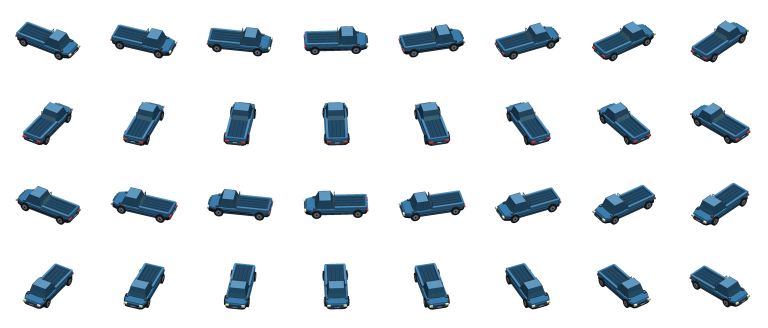
#> input picture published-game-capture/assets/civilian-fleet/pickup_truck_marina_blue_32dir.png, 1536 x 656 px, given in place of walk-officer.webp, which was not available (shown at 1/2 size)
$ python clean_v123_npc_atlases.py ../published-game-capture/assets/civilian-fleet ../published-game-capture/assets/civilian-fleet/compact_sedan_sage_green_32dir.png
#> lines starting #> are read from the running program, lines starting #| are printed output that depends on the picture
#!/usr/bin/env python3
"""V123 repair detached animation-sheet bleed in marina NPCs. Originals unchanged.

Every 4x4 atlas frame is independently alpha segmented. Keep the character
silhouette and connected accessories; discard detached black/colored horizontal
bars and other off-character islands from the source artwork. Offline only.
"""
from pathlib import Path
from PIL import Image
from collections import deque
import sys
if len(sys.argv)!=3:raise SystemExit('Usage: clean_v123_npc_atlases.py SOURCE_DIR OUTPUT_DIR')
src=Path(sys.argv[1]);out=Path(sys.argv[2]);out.mkdir(parents=True,exist_ok=True)
for name in ('officer','fisher','visitor'):
    original=Image.open(src/f'walk-{name}.webp').convert('RGBA')
#> original is the input picture: PIL image 1536x656 RGBA; mean R, G, B, A 7.6, 13.4, 17.6, 40.2
    width,height=original.size
#> width = 1536; height = 656
    assert width%4==0 and height%4==0,(name,original.size)
    fw,fh=width//4,height//4
#> fw = 384; fh = 164
    cleaned=Image.new('RGBA',(width,height),(0,0,0,0))
#> cleaned: PIL image 1536x656 RGBA; every value is 0
    removed_count=0;total_alpha=0;frame_stats=[]
    for row in range(4):
      for col in range(4):
        frame=original.crop((col*fw,row*fh,(col+1)*fw,(row+1)*fh))
        pix=frame.load()
        mask=bytearray(1 if pix[x,y][3]>=26 else 0 for y in range(fh) for x in range(fw))
        seen=bytearray(fw*fh);components=[]
        for y in range(fh):
          for x in range(fw):
            p=y*fw+x
            if not mask[p] or seen[p]:continue
            queue=deque([p]);seen[p]=1;component=[]
            while queue:
              cur=queue.popleft();component.append(cur)
              cx=cur%fw;cy=cur//fw
              for yy in range(max(0,cy-1),min(fh,cy+2)):
                for xx in range(max(0,cx-1),min(fw,cx+2)):
                  q=yy*fw+xx
                  if mask[q] and not seen[q]:seen[q]=1;queue.append(q)
            components.append(component)
        if not components:continue
        # Prefer dense central torso; floating bars above a head have near-zero
        # overlap with the character core even when their horizontal span is big.
        def rank(c):
          core=sum(1 for p in c if .28*fw<=p%fw<=.72*fw and .35*fh<=p//fw<=.86*fh)
          return core*5+len(c)
        main=max(components,key=rank)
        mainxy=[(p%fw,p//fw) for p in main]
        mnx=min(p[0] for p in mainxy);mxx=max(p[0] for p in mainxy)
        mny=min(p[1] for p in mainxy);mxy=max(p[1] for p in mainxy)
        keep=set(main)
        for comp in components:
          if comp is main:continue
          xx=[p%fw for p in comp];yy=[p//fw for p in comp]
          w=max(xx)-min(xx)+1;h=max(yy)-min(yy)+1
          cx=sum(xx)/len(xx);cy=sum(yy)/len(yy)
          near=(mnx-6<=cx<=mxx+6 and mny-5<=cy<=mxy+5)
          line=(w>=max(10,3*h) and h<=5)
          # Retain only substantial nearby components plausibly belonging to
          # the sprite; do not retain stray thin scanline/atlas artifacts.
          if near and len(comp)>=15 and not line:keep.update(comp)
        new=Image.new('RGBA',(fw,fh),(0,0,0,0));target=new.load()
        for p in keep:
          x=p%fw;y=p//fw
          target[x,y]=pix[x,y]
        # The rim of an antialiased sprite may use alpha under 26: preserve
        # nearest neighbors of kept artwork, but never independent scanlines.
        for p in tuple(keep):
          x=p%fw;y=p//fw
          for yy in range(max(0,y-1),min(fh,y+2)):
            for xx in range(max(0,x-1),min(fw,x+2)):
              if pix[xx,yy][3]<26 and pix[xx,yy][3]>0:
                target[xx,yy]=pix[xx,yy]
        cleaned.paste(new,(col*fw,row*fh))
        total_alpha+=sum(1 for z in mask if z)
        removed_count+=sum(1 for z in mask if z)-len(keep)
        frame_stats.append((row,col,len(components),sum(1 for z in mask if z)-len(keep)))
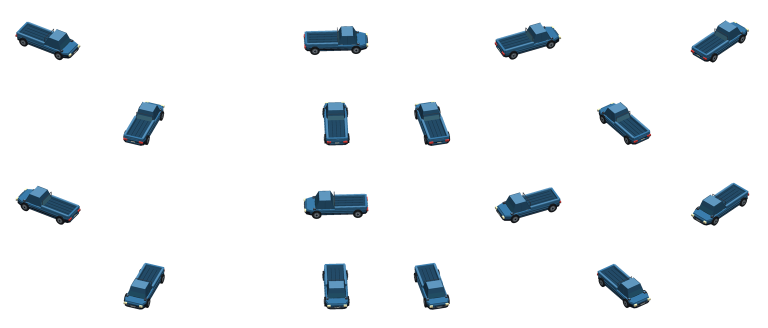
#> cleaned: PIL image 1536x656 RGBA (shown at 1/2 size); mean R, G, B, A 3.8, 6.6, 8.7, 19.8; transparent parts drawn white
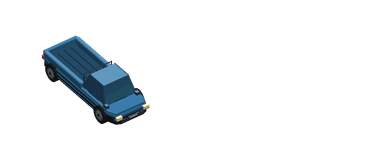
#> new: PIL image 384x164 RGBA; mean R, G, B, A 3.6, 6.6, 8.7, 20.1; transparent parts drawn white
#> after the loop, frame_stats = [(0, 0, 2, 5585), (0, 1, 2, 5608), (0, 2, 2, 5588), (0, 3, 2, 5357), (1, 0, 2, 4845), (1, 1, 2, 4268), (1, 2, 2, 4626), (1, 3, 2, 5213), (2, 0, 2, 5536), (2, 1, 2, 5596), (2, 2, 2, 5602), (2, 3, 2, 5440), (3, 0, 2, 5001), (3, 1, 2, 4474), (3, 2, 2, 4817), (3, 3, 2, 5348)]; removed_count = 82904; total_alpha = 163327
    result=out/f'walk-{name}.png'
    cleaned.save(result,optimize=True)
#> (the run stopped early here; a loop or call above may not have finished)

$ run again, on published-game-capture/assets/civilian-fleet/compact_sedan_sand_32dir.png
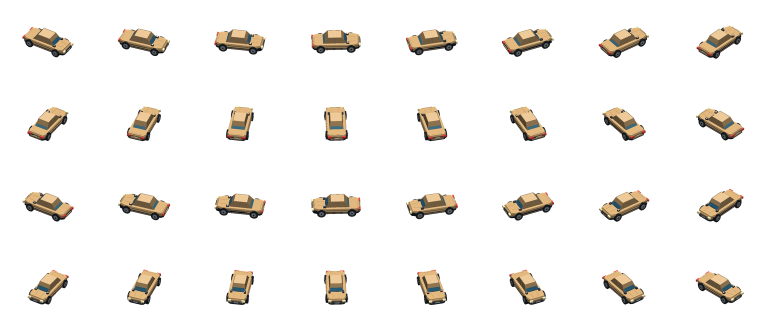
#> input picture published-game-capture/assets/civilian-fleet/compact_sedan_sand_32dir.png, 1536 x 656 px, given in place of walk-officer.webp, which was not available (shown at 1/2 size)
#> original is the input picture: PIL image 1536x656 RGBA; mean R, G, B, A 16, 13.5, 10, 26.3
#> after the loop `for row in range(4):`:
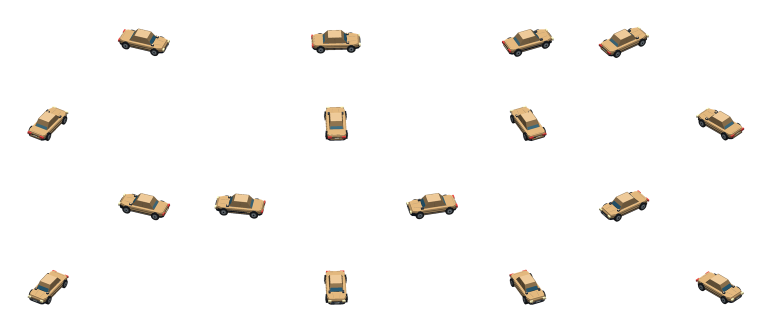
#> cleaned: PIL image 1536x656 RGBA (shown at 1/2 size); mean R, G, B, A 8.1, 6.8, 5.1, 13.3; transparent parts drawn white
#> after the loop `for row in range(4):`:
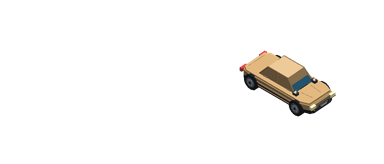
#> new: PIL image 384x164 RGBA; mean R, G, B, A 8, 6.7, 5, 13.5; transparent parts drawn white
#> after the loop `for row in range(4):`: frame_stats = [(0, 0, 2, 3564), (0, 1, 2, 3678), (0, 2, 2, 3664), (0, 3, 2, 3387), (1, 0, 2, 3045), (1, 1, 2, 2934), (1, 2, 2, 2974), (1, 3, 2, 3286), (2, 0, 2, 3555), (2, 1, 2, 3674), (2, 2, 2, 3613), (2, 3, 2, 3381), (3, 0, 2, 3051), (3, 1, 2, 2936), (3, 2, 2, 2981), (3, 3, 2, 3281)]; removed_count = 53004; total_alpha = 107221
